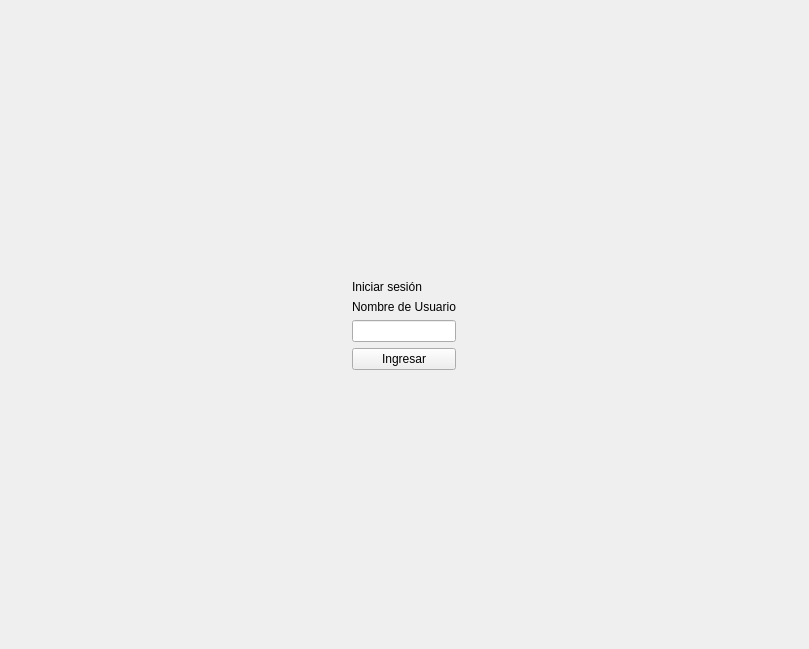
<?xml version="1.0" encoding="UTF-8"?>
<ui version="4.0">
 <class>ventana_principal</class>
 <widget class="QMainWindow" name="ventana_principal">
  <property name="geometry">
   <rect>
    <x>0</x>
    <y>0</y>
    <width>809</width>
    <height>649</height>
   </rect>
  </property>
  <property name="windowTitle">
   <string>MainWindow</string>
  </property>
  <widget class="QWidget" name="centralwidget">
   <layout class="QVBoxLayout" name="verticalLayout">
    <item>
     <widget class="QStackedWidget" name="contenedor_vistas">
      <widget class="QWidget" name="pagina_login">
       <layout class="QVBoxLayout" name="verticalLayout_4">
        <item>
         <spacer name="verticalSpacer">
          <property name="orientation">
           <enum>Qt::Orientation::Vertical</enum>
          </property>
          <property name="sizeHint" stdset="0">
           <size>
            <width>20</width>
            <height>247</height>
           </size>
          </property>
         </spacer>
        </item>
        <item>
         <layout class="QHBoxLayout" name="horizontalLayout_2">
          <property name="leftMargin">
           <number>0</number>
          </property>
          <property name="topMargin">
           <number>0</number>
          </property>
          <item>
           <spacer name="horizontalSpacer_2">
            <property name="orientation">
             <enum>Qt::Orientation::Horizontal</enum>
            </property>
            <property name="sizeHint" stdset="0">
             <size>
              <width>770</width>
              <height>20</height>
             </size>
            </property>
           </spacer>
          </item>
          <item>
           <layout class="QVBoxLayout" name="verticalLayout_2">
            <property name="leftMargin">
             <number>100</number>
            </property>
            <property name="rightMargin">
             <number>100</number>
            </property>
            <item>
             <widget class="QLabel" name="lbl_titulo_login">
              <property name="text">
               <string>Iniciar sesión</string>
              </property>
             </widget>
            </item>
            <item>
             <widget class="QLabel" name="lbl_instruccion_usuario">
              <property name="text">
               <string>Nombre de Usuario</string>
              </property>
             </widget>
            </item>
            <item>
             <widget class="QLineEdit" name="nombre_usuario"/>
            </item>
            <item>
             <widget class="QPushButton" name="btn_login">
              <property name="text">
               <string>Ingresar</string>
              </property>
             </widget>
            </item>
           </layout>
          </item>
          <item>
           <spacer name="horizontalSpacer">
            <property name="orientation">
             <enum>Qt::Orientation::Horizontal</enum>
            </property>
            <property name="sizeHint" stdset="0">
             <size>
              <width>770</width>
              <height>20</height>
             </size>
            </property>
           </spacer>
          </item>
         </layout>
        </item>
        <item>
         <spacer name="verticalSpacer_2">
          <property name="orientation">
           <enum>Qt::Orientation::Vertical</enum>
          </property>
          <property name="sizeHint" stdset="0">
           <size>
            <width>20</width>
            <height>247</height>
           </size>
          </property>
         </spacer>
        </item>
       </layout>
      </widget>
      <widget class="QWidget" name="pagina_dashboard">
       <layout class="QVBoxLayout" name="verticalLayout_3">
        <item>
         <widget class="QLabel" name="label">
          <property name="text">
           <string>Buscador</string>
          </property>
         </widget>
        </item>
        <item>
         <widget class="QLineEdit" name="txt_busqueda"/>
        </item>
        <item>
         <widget class="QTableWidget" name="tbl_tareas"/>
        </item>
        <item>
         <widget class="QLabel" name="txt_prioridad">
          <property name="text">
           <string>Prioridad</string>
          </property>
         </widget>
        </item>
        <item>
         <widget class="QComboBox" name="cmb_prioridad">
          <item>
           <property name="text">
            <string>Alta</string>
           </property>
          </item>
          <item>
           <property name="text">
            <string>Media</string>
           </property>
          </item>
          <item>
           <property name="text">
            <string>Baja</string>
           </property>
          </item>
         </widget>
        </item>
        <item>
         <widget class="QCalendarWidget" name="cal_fecha"/>
        </item>
        <item>
         <widget class="QLineEdit" name="txt_tarea_nueva"/>
        </item>
        <item>
         <layout class="QHBoxLayout" name="horizontalLayout">
          <property name="topMargin">
           <number>0</number>
          </property>
          <item>
           <widget class="QPushButton" name="btn_agregar_tarea">
            <property name="text">
             <string>Agregar</string>
            </property>
           </widget>
          </item>
          <item>
           <widget class="QPushButton" name="btn_eliminar_tarea">
            <property name="text">
             <string>Eliminar</string>
            </property>
           </widget>
          </item>
          <item>
           <widget class="QPushButton" name="btn_actualizar">
            <property name="text">
             <string>Actualizar</string>
            </property>
           </widget>
          </item>
         </layout>
        </item>
        <item>
         <widget class="QPushButton" name="btn_cerrar_sesion">
          <property name="text">
           <string>Salir</string>
          </property>
         </widget>
        </item>
       </layout>
      </widget>
     </widget>
    </item>
   </layout>
  </widget>
 </widget>
 <resources/>
 <connections/>
</ui>
